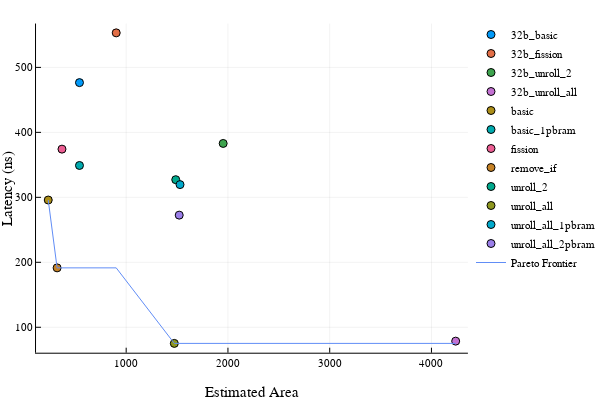

The cell this chart's notebook holds for it:
### Code cell
p2 = plot(p1)
plot!(xs, ys, label="Pareto Frontier")

### Figure 1 — Plotly figure (JSON) as saved in the notebook; plotly's stock layout.template omitted (floating-point values rounded to 4 significant figures)
{"data": [{"colorbar": {"title": {"text": ""}}, "hoverinfo": "text", "legendgroup": "32b_basic", "marker": {"color": "rgba(0, 154, 250, 1.000)", "line": {"color": "rgba(0, 0, 0, 1)", "width": 1}, "size": 8, "symbol": "circle"}, "mode": "markers", "name": "32b_basic", "showlegend": true, "text": [null], "type": "scatter", "x": [541], "xaxis": "x", "y": [476.6], "yaxis": "y", "zmax": 0.1, "zmin": -0.1}, {"colorbar": {"title": {"text": ""}}, "hoverinfo": "text", "legendgroup": "32b_fission", "marker": {"color": "rgba(227, 111, 71, 1.000)", "line": {"color": "rgba(0, 0, 0, 1)", "width": 1}, "size": 8, "symbol": "circle"}, "mode": "markers", "name": "32b_fission", "showlegend": true, "text": [null], "type": "scatter", "x": [902], "xaxis": "x", "y": [553.1], "yaxis": "y", "zmax": 0.1, "zmin": -0.1}, {"colorbar": {"title": {"text": ""}}, "hoverinfo": "text", "legendgroup": "32b_unroll_2", "marker": {"color": "rgba(62, 164, 78, 1.000)", "line": {"color": "rgba(0, 0, 0, 1)", "width": 1}, "size": 8, "symbol": "circle"}, "mode": "markers", "name": "32b_unroll_2", "showlegend": true, "text": [null], "type": "scatter", "x": [1953], "xaxis": "x", "y": [382.9], "yaxis": "y", "zmax": 0.1, "zmin": -0.1}, {"colorbar": {"title": {"text": ""}}, "hoverinfo": "text", "legendgroup": "32b_unroll_all", "marker": {"color": "rgba(195, 113, 210, 1.000)", "line": {"color": "rgba(0, 0, 0, 1)", "width": 1}, "size": 8, "symbol": "circle"}, "mode": "markers", "name": "32b_unroll_all", "showlegend": true, "text": [null], "type": "scatter", "x": [4238], "xaxis": "x", "y": [78.68], "yaxis": "y", "zmax": 0.1, "zmin": -0.1}, {"colorbar": {"title": {"text": ""}}, "hoverinfo": "text", "legendgroup": "basic", "marker": {"color": "rgba(172, 142, 24, 1.000)", "line": {"color": "rgba(0, 0, 0, 1)", "width": 1}, "size": 8, "symbol": "circle"}, "mode": "markers", "name": "basic", "showlegend": true, "text": [null], "type": "scatter", "x": [234], "xaxis": "x", "y": [295.9], "yaxis": "y", "zmax": 0.1, "zmin": -0.1}, {"colorbar": {"title": {"text": ""}}, "hoverinfo": "text", "legendgroup": "basic_1pbram", "marker": {"color": "rgba(0, 170, 174, 1.000)", "line": {"color": "rgba(0, 0, 0, 1)", "width": 1}, "size": 8, "symbol": "circle"}, "mode": "markers", "name": "basic_1pbram", "showlegend": true, "text": [null], "type": "scatter", "x": [541], "xaxis": "x", "y": [349.0], "yaxis": "y", "zmax": 0.1, "zmin": -0.1}, {"colorbar": {"title": {"text": ""}}, "hoverinfo": "text", "legendgroup": "fission", "marker": {"color": "rgba(237, 94, 147, 1.000)", "line": {"color": "rgba(0, 0, 0, 1)", "width": 1}, "size": 8, "symbol": "circle"}, "mode": "markers", "name": "fission", "showlegend": true, "text": [null], "type": "scatter", "x": [369], "xaxis": "x", "y": [374.2], "yaxis": "y", "zmax": 0.1, "zmin": -0.1}, {"colorbar": {"title": {"text": ""}}, "hoverinfo": "text", "legendgroup": "remove_if", "marker": {"color": "rgba(198, 130, 37, 1.000)", "line": {"color": "rgba(0, 0, 0, 1)", "width": 1}, "size": 8, "symbol": "circle"}, "mode": "markers", "name": "remove_if", "showlegend": true, "text": [null], "type": "scatter", "x": [321], "xaxis": "x", "y": [191.4], "yaxis": "y", "zmax": 0.1, "zmin": -0.1}, {"colorbar": {"title": {"text": ""}}, "hoverinfo": "text", "legendgroup": "unroll_2", "marker": {"color": "rgba(0, 169, 141, 1.000)", "line": {"color": "rgba(0, 0, 0, 1)", "width": 1}, "size": 8, "symbol": "circle"}, "mode": "markers", "name": "unroll_2", "showlegend": true, "text": [null], "type": "scatter", "x": [1487], "xaxis": "x", "y": [327.2], "yaxis": "y", "zmax": 0.1, "zmin": -0.1}, {"colorbar": {"title": {"text": ""}}, "hoverinfo": "text", "legendgroup": "unroll_all", "marker": {"color": "rgba(142, 151, 30, 1.000)", "line": {"color": "rgba(0, 0, 0, 1)", "width": 1}, "size": 8, "symbol": "circle"}, "mode": "markers", "name": "unroll_all", "showlegend": true, "text": [null], "type": "scatter", "x": [1473], "xaxis": "x", "y": [75.2], "yaxis": "y", "zmax": 0.1, "zmin": -0.1}, {"colorbar": {"title": {"text": ""}}, "hoverinfo": "text", "legendgroup": "unroll_all_1pbram", "marker": {"color": "rgba(0, 169, 204, 1.000)", "line": {"color": "rgba(0, 0, 0, 1)", "width": 1}, "size": 8, "symbol": "circle"}, "mode": "markers", "name": "unroll_all_1pbram", "showlegend": true, "text": [null], "type": "scatter", "x": [1529], "xaxis": "x", "y": [319.6], "yaxis": "y", "zmax": 0.1, "zmin": -0.1}, {"colorbar": {"title": {"text": ""}}, "hoverinfo": "text", "legendgroup": "unroll_all_2pbram", "marker": {"color": "rgba(155, 127, 233, 1.000)", "line": {"color": "rgba(0, 0, 0, 1)", "width": 1}, "size": 8, "symbol": "circle"}, "mode": "markers", "name": "unroll_all_2pbram", "showlegend": true, "text": [null], "type": "scatter", "x": [1521], "xaxis": "x", "y": [272.6], "yaxis": "y", "zmax": 0.1, "zmin": -0.1}, {"colorbar": {"title": {"text": ""}}, "hoverinfo": "text", "legendgroup": "Pareto Frontier", "line": {"color": "rgba(97, 141, 246, 1.000)", "dash": "solid", "shape": "linear", "width": 1}, "mode": "lines", "name": "Pareto Frontier", "showlegend": true, "text": [null, null, null, null, null, null, null, null, null, null, null, null], "type": "scatter", "x": [234, 321, 369, 541, 541, 902, 1473, 1487, 1521, 1529, 1953, 4238], "xaxis": "x", "y": [295.9, 191.4, 191.4, 191.4, 191.4, 191.4, 75.2, 75.2, 75.2, 75.2, 75.2, 75.2], "yaxis": "y", "zmax": 0.1, "zmin": -0.1}], "layout": {"annotations": [], "height": 400, "legend": {"bgcolor": "rgba(255, 255, 255, 1.000)", "bordercolor": "rgba(0, 0, 0, 1)", "font": {"color": "rgba(0, 0, 0, 1)", "family": "sans-serif", "size": 11}, "tracegroupgap": 0, "x": 1, "y": 1}, "margin": {"b": 20, "l": 0, "r": 0, "t": 20}, "paper_bgcolor": "rgba(255, 255, 255, 1.000)", "plot_bgcolor": "rgba(255, 255, 255, 1.000)", "showlegend": true, "width": 600, "xaxis": {"anchor": "y", "domain": [0.07647, 0.9934], "gridcolor": "rgba(0, 0, 0, 0.1)", "gridwidth": 0.5, "linecolor": "rgba(0, 0, 0, 1)", "mirror": false, "range": [113.9, 4358.0], "showgrid": true, "showline": true, "showticklabels": true, "tickangle": 0, "tickcolor": "rgb(0, 0, 0)", "tickfont": {"color": "rgba(0, 0, 0, 1)", "family": "sans-serif", "size": 11}, "tickmode": "array", "ticks": "inside", "ticktext": ["1000", "2000", "3000", "4000"], "tickvals": [1000, 2000, 3000, 4000], "title": {"font": {"color": "rgba(0, 0, 0, 1)", "family": "sans-serif", "size": 15}, "text": "Estimated Area"}, "type": "linear", "visible": true, "zeroline": false, "zerolinecolor": "rgba(0, 0, 0, 1)"}, "yaxis": {"anchor": "x", "domain": [0.07581, 0.9902], "gridcolor": "rgba(0, 0, 0, 0.1)", "gridwidth": 0.5, "linecolor": "rgba(0, 0, 0, 1)", "mirror": false, "range": [60.86, 567.5], "showgrid": true, "showline": true, "showticklabels": true, "tickangle": 0, "tickcolor": "rgb(0, 0, 0)", "tickfont": {"color": "rgba(0, 0, 0, 1)", "family": "sans-serif", "size": 11}, "tickmode": "array", "ticks": "inside", "ticktext": ["100", "200", "300", "400", "500"], "tickvals": [100, 200, 300, 400, 500], "title": {"font": {"color": "rgba(0, 0, 0, 1)", "family": "sans-serif", "size": 15}, "text": "Latency (ns)"}, "type": "linear", "visible": true, "zeroline": false, "zerolinecolor": "rgba(0, 0, 0, 1)"}}}
